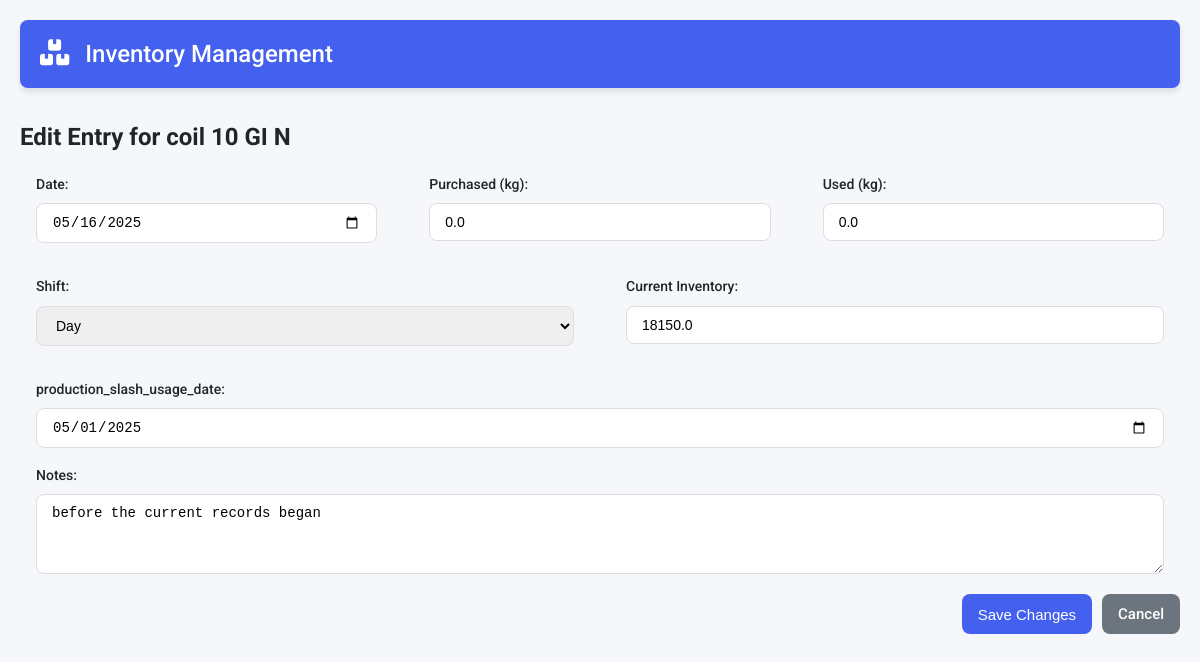
Page /edit_entry/4/8 on the committed database.
### tables this page shows
CREATE TABLE items
                     (id INTEGER PRIMARY KEY AUTOINCREMENT,
                      name TEXT UNIQUE,
                      item_type TEXT,
                      item_unit TEXT,
                      minimum_inventory REAL,
                      current_inventory REAL check(current_inventory >= 0) default 0,
                      init_inventory_pm REAL,
                      updated_at TIMESTAMP DEFAULT CURRENT_TIMESTAMP,
                      has_rolls INTEGER BOOLEAN DEFAULT 0,
                      custom_fields TEXT);

CREATE TABLE item_coil_10_gi_n (id INTEGER PRIMARY KEY AUTOINCREMENT, item_id INTEGER NOT NULL REFERENCES items(id) ON DELETE CASCADE, purchased_kg REAL, used_kg REAL, added_used_coils INTEGER , date DATE, current_inventory REAL CHECK(current_inventory >= 0) default 0, current_no_coils INTEGER , shift TEXT, notes TEXT, production_slash_usage_date TEXT);

### app.py (the view, shortened to what this page needs)
@app.route('/edit_entry/<int:item_id>/<int:entry_id>', methods=['GET', 'POST'])
def edit_entry(item_id, entry_id):
    conn = get_db_connection()
    try:
        c = conn.cursor()
        c.execute('SELECT name, item_type, item_unit, minimum_inventory, current_inventory, custom_fields FROM items WHERE id = ?', (item_id,))
        item = c.fetchone()
        if not item:
            return "Item not found", 404
        item_name, item_type, item_unit, min_inv, cur_inv, custom_fields_str = item
        custom_fields = json.loads(custom_fields_str) if custom_fields_str else {}
        table_name = f"item_{normalize_names(item_name)}"
        c.execute(f'SELECT * FROM {table_name} WHERE id = ?', (entry_id,))
        columns = [col[0] for col in c.description]
        entry_data = dict(zip(columns, c.fetchone()))
        return render_template('edit_entry.html',
                            item_id=item_id,
                            item_name=item_name,
                            item_unit=item_unit,
                            entry=entry_data,
                            custom_fields=custom_fields,
                            current_date=datetime.now().strftime('%Y-%m-%d'))
    except sqlite3.Error as e:
        conn.rollback()
        return f"Error editing entry: {e}", 500
    finally:
        conn.close()

### app.py (called while the page is built)
@app.context_processor
def inject_datetime():
    return {'datetime': datetime}

def get_db_connection():
    conn = sqlite3.connect(DATABASE)
    conn.execute("PRAGMA foreign_keys = ON")
    return conn

def normalize_names(names: str) -> str:
    char_map = {
            '.': '_dot_',
            '/': '_slash_',
            '*': '_star_',
            '-': '_dash_',      # Space becomes regular underscore
    }
    print(names  + "!!!!!!!!!!!!!!!!!!!!!!!!!!!!!!!!")
    for char, replacement in char_map.items():
        names = names.replace(char, replacement)
    if names and names[0].isdigit():
        names = 'n' + names
    names = names.lower()
    return re.sub(r'[^A-Za-z0-9]', '_', names)

### templates/edit_entry.html (shortened to what this page needs)
{% extends "base.html" %}
{% block content %}
    <h2>Edit Entry for {{ item_name }}</h2>
    <form method="POST">
        <div class="form-row">
            <div class="form-group">
                <label for="date">Date:</label>
                <input type="date" id="date" name="date"
                       value="{{ entry.date }}" required>
            </div>
            <div class="form-group">
                <label for="purchased">Purchased ({{ item_unit }}):</label>
                <input type="number" id="purchased" name="purchased"
                       value="{{ entry['purchased_' + item_unit] }}" min="0" step="0.001" required>
            </div>
            <div class="form-group">
                <label for="used">Used ({{ item_unit }}):</label>
                <input type="number" id="used" name="used"
                       value="{{ entry['used_' + item_unit] }}" min="0" step="0.001" required>
            </div>
        </div>
        <div class="form-row">
            <div class="form-group">
                <label for="shift">Shift:</label>
                <select id="shift" name="shift" required>
                    <option value="day" {% if entry.shift == 'day' %}selected{% endif %}>Day</option>
                </select>
            </div>
            <div class="form-group">
                <label for="current_inventory">Current Inventory:</label>
                <input type="number" id="current_inventory" name="current_inventory"
                       value="{{ entry.current_inventory }}" min="0" readonly>
            </div>
        </div>
        {% for field_name, field_type in custom_fields.items() %}
            <div class="form-group">
                <label for="custom_{{ field_name }}">{{ field_name }}:</label>
                {% if field_type == 'number' %}
                    <input type="number" id="custom_{{ field_name }}"
                           name="custom_{{ field_name }}"
                           value="{{ entry.get(field_name, 0) }}" step="0.001">
                {% elif field_type == 'date' %}
                    <input type="date" id="custom_{{ field_name }}"
                           name="custom_{{ field_name }}"
                           value="{{ entry.get(field_name, '') }}">
                {% else %}
                    <input type="text" id="custom_{{ field_name }}"
                           name="custom_{{ field_name }}"
                           value="{{ entry.get(field_name, '') }}">
                {% endif %}
            </div>
        {% endfor %}
        <div class="form-group">
            <label for="notes">Notes:</label>
            <textarea id="notes" name="notes" rows="3">{{ entry.notes }}</textarea>
        </div>
        <div class="form-actions">
            <button type="submit" class="btn btn-primary">Save Changes</button>
            <a href="{{ url_for('item_form', item_id=item_id) }}" class="btn btn-secondary">Cancel</a>
        </div>
    </form>
{% endblock %}

### static/styles.css (style rules this page uses)
:root { --primary-color: #4361ee; --secondary-color: #3f37c9; --success-color: #4cc9f0; --danger-color: #f50c0c; --warning-color: #fa8f0d; --info-color: #4895ef; --light-color: #f8f9fa; --dark-color: #212529; --gray-color: #6c757d; --white: #ffffff; --border-radius: 8px; --box-shadow: 0 4px 6px rgba(0, 0, 0, 0.1); --transition: all 0.3s ease; }
* { margin: 0; padding: 0; box-sizing: border-box; }
body { font-family: 'Roboto', sans-serif; line-height: 1.6; color: var(--dark-color); background-color: #f5f7fa; }
.btn { display: inline-flex; align-items: center; justify-content: center; padding: 8px 16px; border-radius: var(--border-radius); font-size: 15px; font-weight: 500; cursor: pointer; transition: var(--transition); text-decoration: none; border: none; }
.btn-primary { background-color: var(--primary-color); color: var(--white); }
.btn-secondary { background-color: var(--gray-color); color: var(--white); }
.form-group { display: flex; flex-direction: column; gap: 8px; margin: 1rem; }
.form-group label { font-size: 14px; font-weight: 500; color: var(--dark-color); }
.form-group input, .form-group select, .form-group textarea { padding: 10px 15px; border: 1px solid #ddd; border-radius: var(--border-radius); font-size: 14px; transition: var(--transition); }
.form-group textarea { resize: vertical; min-height: 80px; }
.form-row { display: flex; flex-wrap: wrap; gap: 20px; }
.form-row .form-group { flex: 1; }
.form-actions { display: flex; justify-content: flex-end; gap: 10px; margin-top: 20px; }

### rows in the picture
items: name "coil 10 GI N", item_unit "kg", purchased "0.0", used "0.0"
item_coil_10_gi_n: date "05/16/2025", shift "Day", current_inventory "18150.0", get "05/01/2025", notes "before the current records began"

### other values in the picture
{{ field_name }} "production_slash_usage_date"
